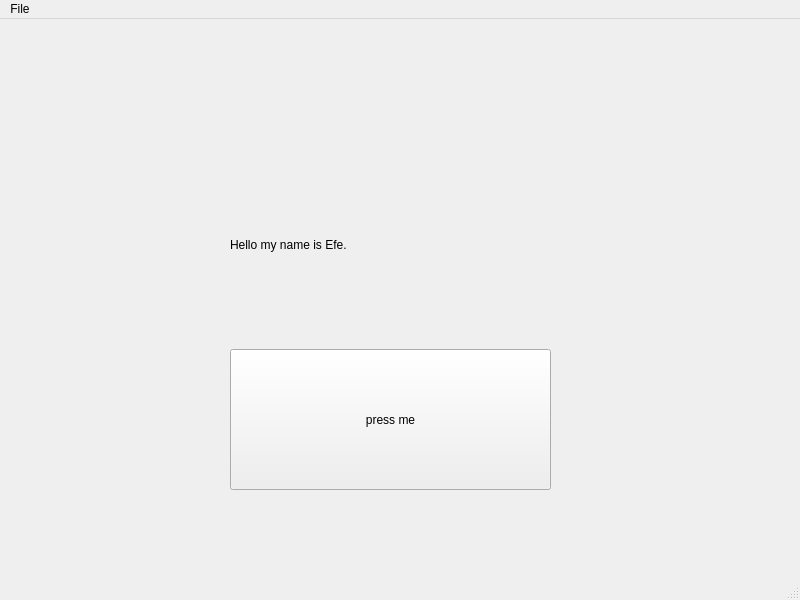
<?xml version="1.0" encoding="UTF-8"?>
<ui version="4.0">
 <class>MainWindow</class>
 <widget class="QMainWindow" name="MainWindow">
  <property name="geometry">
   <rect>
    <x>0</x>
    <y>0</y>
    <width>800</width>
    <height>600</height>
   </rect>
  </property>
  <property name="windowTitle">
   <string>MainWindow</string>
  </property>
  <widget class="QWidget" name="centralwidget">
   <widget class="QLabel" name="label1">
    <property name="geometry">
     <rect>
      <x>230</x>
      <y>170</y>
      <width>301</width>
      <height>111</height>
     </rect>
    </property>
    <property name="text">
     <string>Hello my name is Efe.</string>
    </property>
   </widget>
   <widget class="QPushButton" name="button1">
    <property name="geometry">
     <rect>
      <x>230</x>
      <y>330</y>
      <width>321</width>
      <height>141</height>
     </rect>
    </property>
    <property name="text">
     <string>press me</string>
    </property>
   </widget>
  </widget>
  <widget class="QMenuBar" name="menubar">
   <property name="geometry">
    <rect>
     <x>0</x>
     <y>0</y>
     <width>800</width>
     <height>20</height>
    </rect>
   </property>
   <widget class="QMenu" name="menuFile">
    <property name="title">
     <string>File</string>
    </property>
   </widget>
   <addaction name="menuFile"/>
  </widget>
  <widget class="QStatusBar" name="statusbar"/>
 </widget>
 <resources/>
 <connections/>
</ui>
